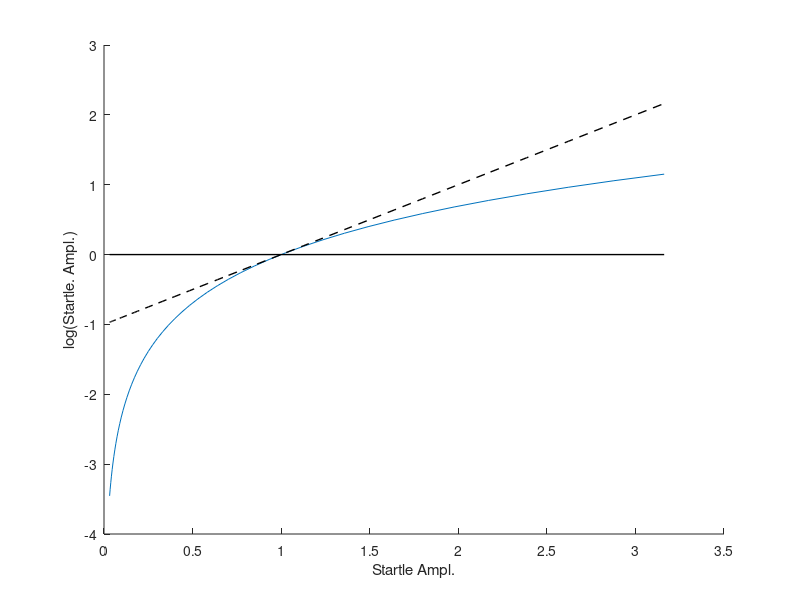

The MATLAB script that drew this image:

clear
clc
close all

x_vals = logspace(-1.5,.5,50);
y_vals = log(x_vals);


figure(1)
clf(1)
hold on

plot(x_vals,y_vals)

plot([min(x_vals) max(x_vals)],[0 0],'k','linewidth',1)
plot(x_vals,x_vals-1,'k--','linewidth',1)

xlabel('Startle Ampl.')
ylabel('log(Startle. Ampl.)')



























